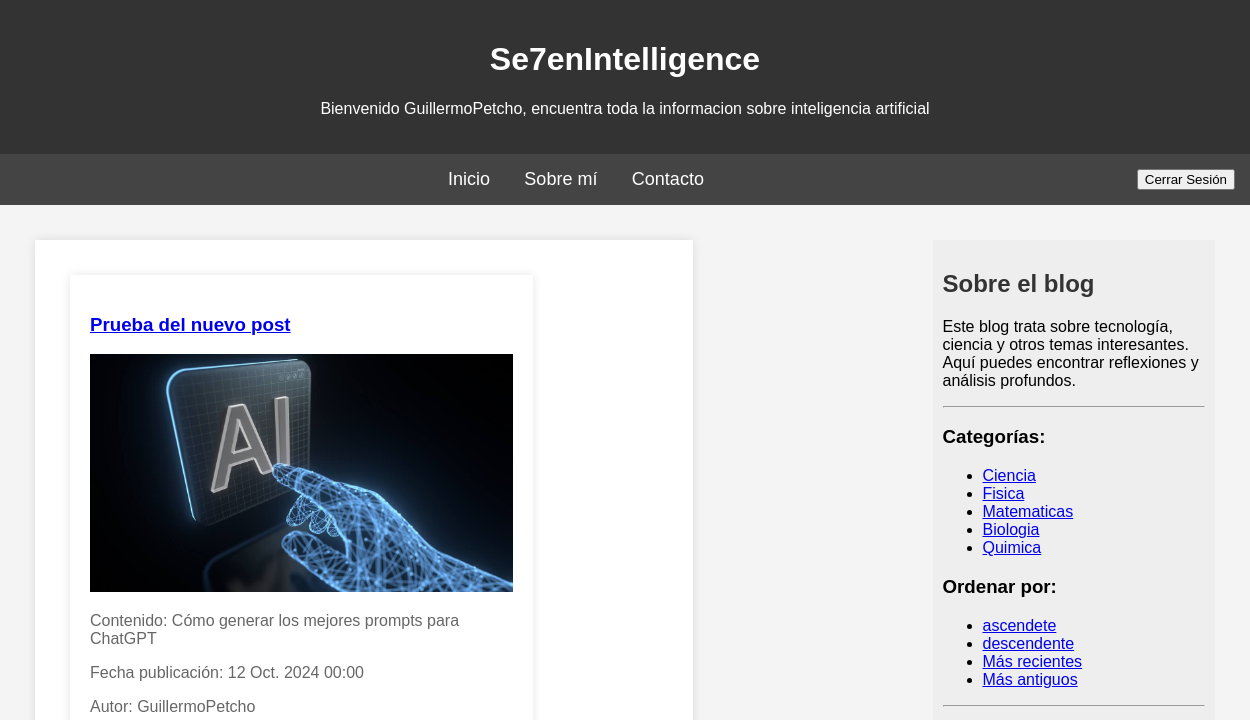
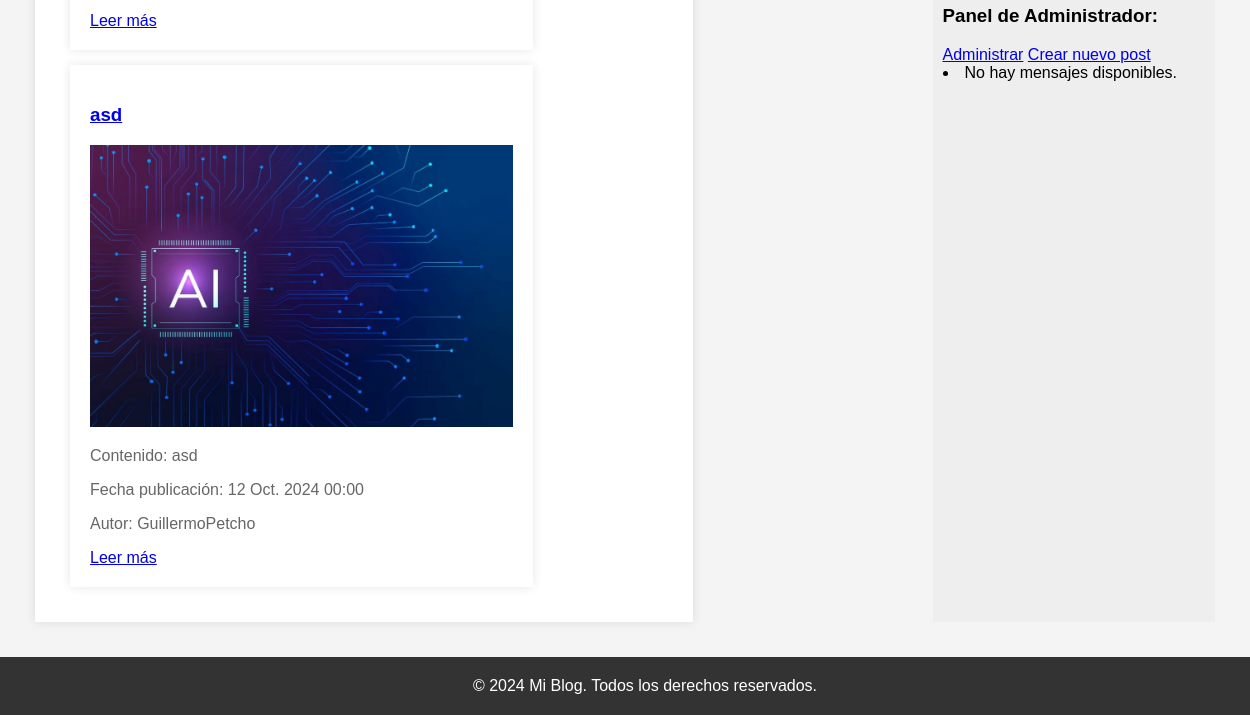
Before: /inicio/ (signed in) with the older database file (2 pictures, top to bottom).
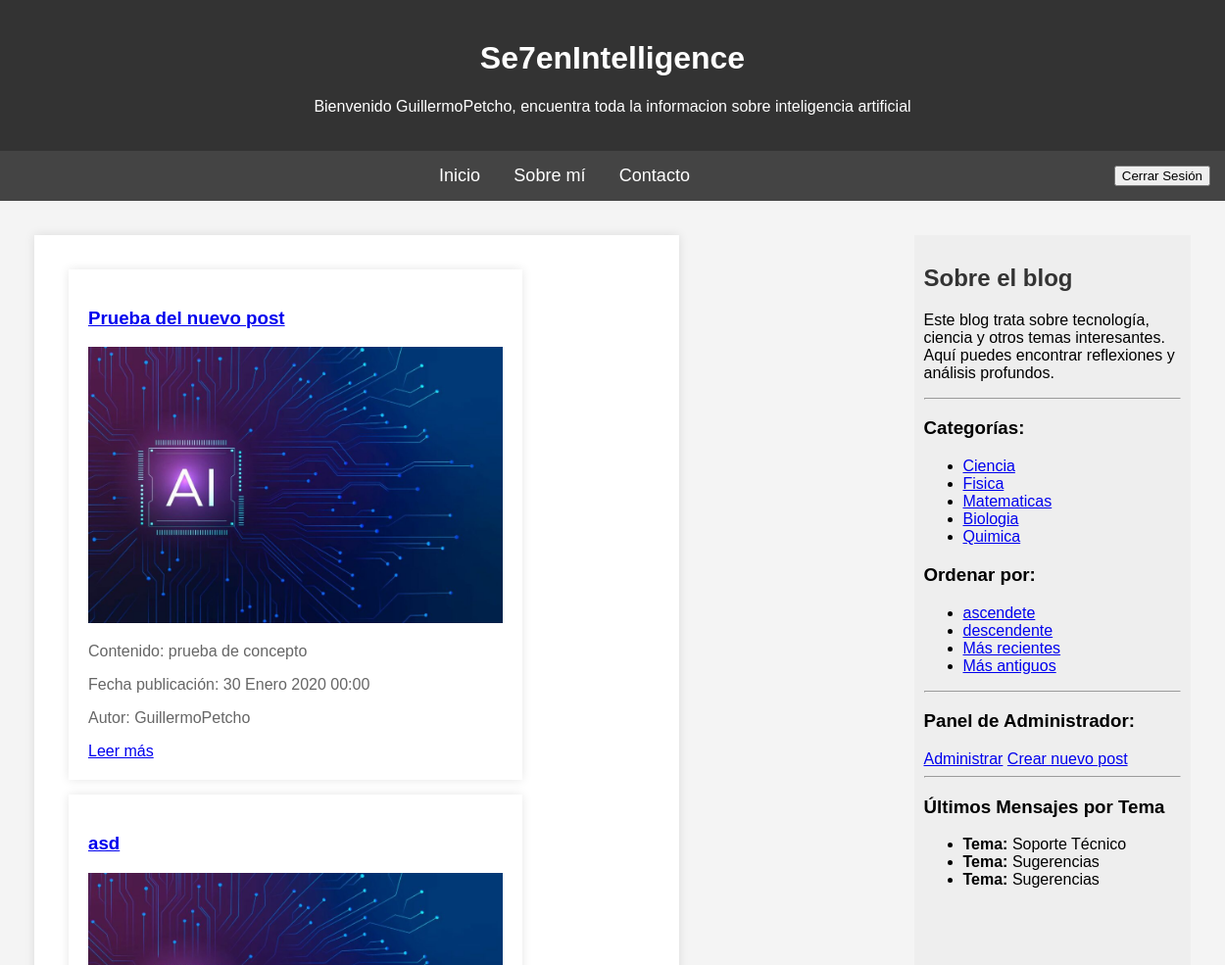
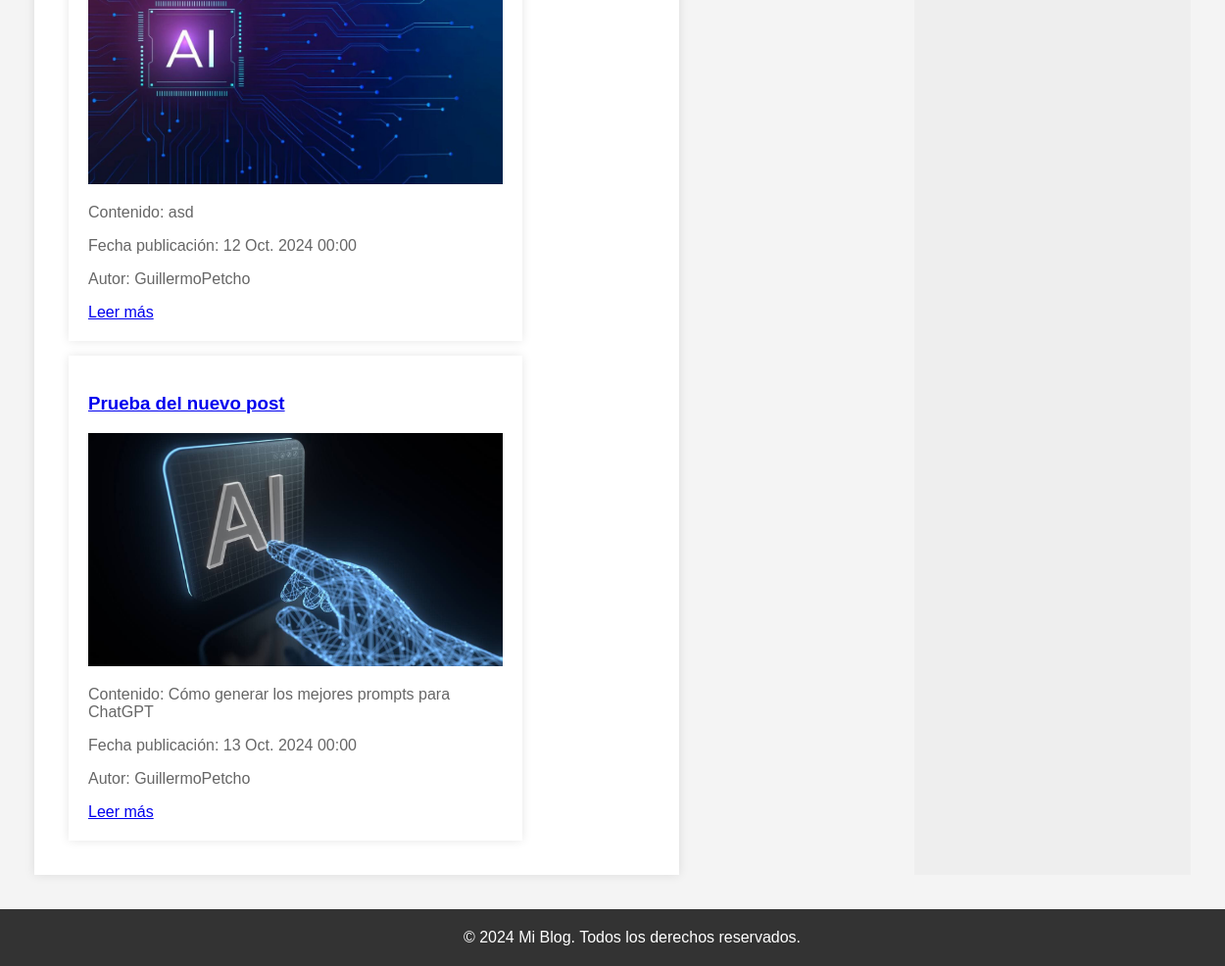
After: the same page with the newer database file (2 pictures, top to bottom).
### apps/myblog/models.py (models this page shows, shortened)
class Post(models.Model):
    autor = models.ForeignKey(settings.AUTH_USER_MODEL, on_delete=models.CASCADE)
    titulo = models.CharField(max_length=200)
    resumen = models.TextField(max_length=50000)
    fecha_creacion = models.DateTimeField(default=timezone.now)
    fecha_publicacion = models.DateTimeField(blank=True, null=True)
    contenido = models.TextField(max_length=50000)
    imagen = models.ImageField(null=True, blank= True,upload_to= "img/posts", help_text= "Imagen del post")
    categorias = models.ManyToManyField(Categoria, related_name="posts")

class Categoria(models.Model):
    nombre = models.CharField(max_length=200,unique=True)

class MensajeContacto(models.Model):
    nombre = models.CharField(max_length=100)
    email = models.EmailField()
    tema = models.CharField(max_length=50)
    mensaje = models.TextField()
    archivo = models.FileField(upload_to='archivos/', blank=True, null=True)  # Para archivos opcionales
    fecha_envio = models.DateTimeField(auto_now_add=True)

### apps/myblog/views.py (the view)
# urls.py: path("inicio/", listar_posts, name="inicio"),  # Ruta para la vista de inicio
def listar_posts(request):
    posts = Post.objects.all()  # Obtén todos los posts
    categorias = Categoria.objects.all()  # Obtén todas las categorías
    ultimosposts = Post.objects.all().order_by('fecha_publicacion')  # Cambia si necesitas limitar e numero de posts
    ultimos_mensajes = MensajeContacto.objects.order_by('-fecha_envio')[:3]
    categoria_id = request.GET.get('categoria')
    if categoria_id:
        posts = posts.filter(categorias__id=categoria_id)
    return render(request, 'inicio.html',
                  {'ultimosposts': ultimosposts,
                   'categorias': categorias ,
                   'mostrar_categorias': True,
                   'mostrar_fechas': True,
                   'ultimos_mensajes': ultimos_mensajes
                   })

### templates/inicio.html (shortened to what this page needs)
{% extends 'base.html' %}
{% block content %}
<section>
    <div class="post">
        {% if listar_posts_alfabeticamente %}
        <ul>
            {% for post in ultimosposts %}
                <li>{{ post.titulo }}</li>
            {% endfor %}
        </ul>
        {% elif listar_posts_fechas %}
        <ul>
            {% for post in ultimosposts %}
                <li>{{ post.titulo }}</li>
            {% endfor %}
        </ul>
        {% else %}
                {% for post in ultimosposts %}
                <article class="post">
                    <h3><a href="{% url 'post_detalle' post.id %}">{{ post.titulo }}</a></h3>
                    {% if post.imagen %}
                    <img class="imagen" src="{{ post.imagen.url }}" alt="Imagen de {{ post.titulo }}" />
                    {% else %}
                        <p>No hay imagen disponible.</p>
                    {% endif %}
                    <p>Contenido: {{ post.resumen }}</p>
                    <p>Fecha publicación: {{ post.fecha_publicacion }}</p>
                    <p>Autor: {{ post.autor }}</p>
                    <a href="{% url 'post_detalle' post.id %}">Leer más</a>
                </article>
                {% empty %}
                    <p>No hay posts disponibles.</p>
                {% endfor %}
        {% endif %}
    </div>
</section>
{% endblock %}

### templates/base.html (shortened to what this page needs)
<!DOCTYPE html>
{% load static %}
<html lang="es">
<head>
</head>
<body>
<header>
    {% if user.is_authenticated %}
        <h1>Se7enIntelligence</h1>
        <p>Bienvenido {{ user.username }}, encuentra toda la informacion sobre inteligencia artificial</p>
    {% else %}
        <h1>Se7enIntelligence</h1>
        <p>Bienvenido a Se7enIntelligence, encuentra toda la informacion sobre inteligencia artificial</p>
    {% endif %}
</header>
<nav>
    <a href="{% url 'inicio' %}">Inicio</a>
    <a href="{% url 'acerca_de' %}">Sobre mí</a>
    <a href="{% url 'contacto' %}">Contacto</a>
    <span style="float: right;">
        {% if user.is_authenticated %}
        <form action="{% url 'cerrar_sesion' %}" method="post">
            <button type="submit">Cerrar Sesión</button>
        </form>
    {% else %}
        <a href="{% url 'login' %}">Iniciar sesión</a> | <a href="{% url 'signup' %}">Registrarse</a>
    {% endif %}
    </span>
</nav>
<main>
    <section class = "container">
        {% block content %}
        {% endblock %}
    </section>
    <aside class="sidebar">
        <h2>Sobre el blog</h2>
        <p>Este blog trata sobre tecnología, ciencia y otros temas interesantes. Aquí puedes encontrar reflexiones y análisis profundos.</p>
        {% if mostrar_categorias %}
        <hr>
            <h3>Categorías:</h3>
            <ul>
            {% for categoria in categorias %}
                <li>
                    <a href="{% url 'listar_posts_por_categoria' categoria.id %}">
                        {{ categoria.nombre }}
                    </a>
                </li>
            {% endfor %}
            </ul>
        {% endif %}
        {% if mostrar_fechas %}
        <div>
            <h3>Ordenar por:</h3>
            <ul>
                <li>
                    <a href="{% url 'listar_posts_alfabeticamente' %}?orden=asc">ascendete</a>
                </li>
                <li>
                    <a href="{% url 'listar_posts_alfabeticamente' %}?orden=desc">descendente</a>
                </li>
                <li>
                    <a href="{% url 'listar_posts_fechas' 'recientes' %}">Más recientes</a>
                </li>
                <li>
                    <a href="{% url 'listar_posts_fechas' 'antiguos' %}">Más antiguos</a>
                </li>
            </ul>
        </div>
        {% endif %}
        {% if user.is_authenticated %}
            {% if user.is_staff %}
            <hr>
                <h3>Panel de Administrador:</h3>
                <a href="{% url 'admin:index' %}">Administrar</a>
                <a href="{% url 'cargar_publicacion' %}">Crear nuevo post</a>
                {% if ultimos_mensajes %}
                <hr>
                <h3>Últimos Mensajes por Tema</h3>
                <ul>
                    {% for mensaje in ultimos_mensajes %}
                        <li>
                            <strong>Tema:</strong> {{ mensaje.tema }}<br>
                        </li>
                    {% endfor %}
                {% else %}
                    <li>No hay mensajes disponibles.</li>
                {% endif %}
                </ul>
            {% endif %}
        {% endif %}
    </aside>
</main>
<footer>
    <p>&copy; 2024 Mi Blog. Todos los derechos reservados.</p>
</footer>
</body>
</html>

### templates/base.html (style rules this page uses)
body { font-family: Arial, sans-serif; margin: 0; padding: 0; background-color: #f4f4f4; }
header { background-color: #333; color: white; padding: 20px; text-align: center; }
nav { background-color: #444; padding: 15px; text-align: center; }
nav a { color: white; margin: 0 15px; text-decoration: none; font-size: 18px; }
main { display: flex; flex: 1; flex-wrap: wrap; justify-content: space-between; padding: 20px; }
.post { background-color: white; margin: 15px; padding: 20px; box-shadow: 0px 0px 10px rgba(0, 0, 0, 0.1); width: calc(70% - 10px); }
.imagen { width: 100%; }
.sidebar { background-color: #eee; padding: 10px; width: calc(25% - 40px); margin: 15px; }
.container { flex: 1; width: calc(70%); }
.post h2, .sidebar h2 { color: #333; }
.post p { color: #666; }
footer { background-color: #333; color: white; text-align: center; padding: 20px; position: relative; bottom: 0; width: 100%; }
footer p { margin: 0; }

Changed rows visible on the page:
added Post: titulo "Prueba del nuevo post", imagen (picture), resumen "prueba de concepto", fecha_publicacion "30 Enero 2020 00:00", autor "GuillermoPetcho"
shown differently, row unchanged: Post "asd": moves up the list
changed Post "Cómo generar los mejores prompts para ChatGPT": fecha_publicacion "12 Oct. 2024 00:00" → "13 Oct. 2024 00:00"
added MensajeContacto: tema "Soporte Técnico"
added MensajeContacto: tema "Sugerencias"
added MensajeContacto: tema "Sugerencias"
Other visible differences:
text no longer shown: "No hay mensajes disponibles."
text now shown: "Últimos Mensajes por Tema"
